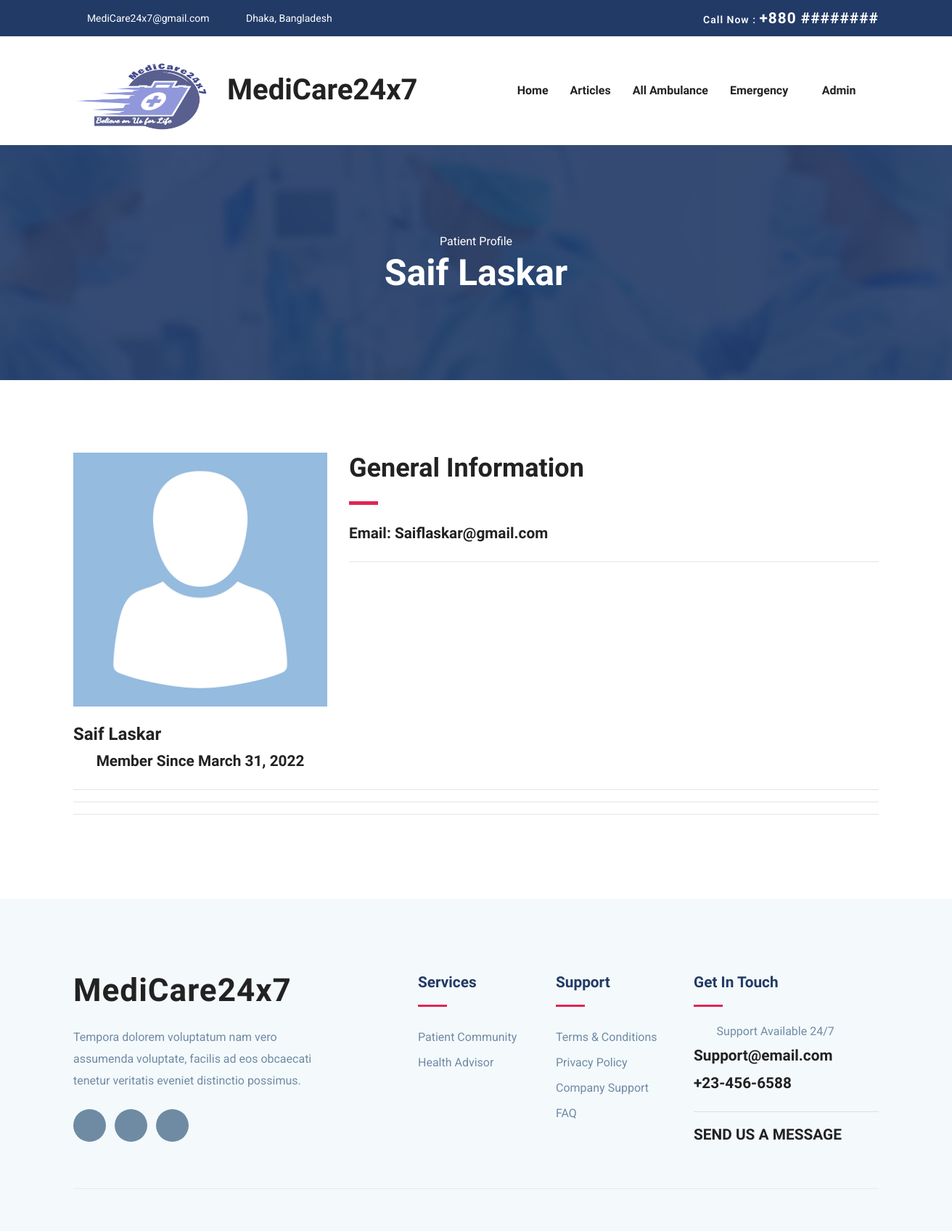
The app's page /accounts/patient-profile/5 (signed in) with its own data.
### accounts/models.py (models this page shows, shortened)
class UserModel(AbstractBaseUser, PermissionsMixin):
    email = models.EmailField(max_length=255, unique=True)  # Email
    name = models.CharField(max_length=255)  # Name
    is_patient = models.BooleanField(default=False)  # True if patient
    is_doctor = models.BooleanField(default=False)  # True if doctor
    is_active = models.BooleanField(default=True)  # True if active
    is_staff = models.BooleanField(default=False)
    is_admin = models.BooleanField(default=False)
    is_superuser = models.BooleanField(default=False)
    date_joined = models.DateTimeField(auto_now_add=True)
    USERNAME_FIELD = 'email'
    REQUIRED_FIELDS = ['name']  # Email & Password are required by default.
    objects = MyUserManager()  # User manager for the User Model

class PatientModel(models.Model):
    GENDER_CHOICES = [
        ('Male', 'Male'),
        ('Female', 'Female'),
        ('Other', 'Other'),
    ]
    BLOOD_GROUP_CHOICES = [
        ('A+', 'A+'),
        ('A-', 'A-'),
        ('B+', 'B+'),
        ('B-', 'B-'),
        ('AB+', 'AB+'),
        ('AB-', 'AB-'),
        ('O+', 'O+'),
        ('O-', 'O-'),
    ]
    user = models.OneToOneField(UserModel, on_delete=models.CASCADE)
    image = models.ImageField(null=True, blank=True)  # Patient Profile Picture
    gender = models.CharField(max_length=10, choices=GENDER_CHOICES, null=True, blank=True)
    blood_group = models.CharField(max_length=10, choices=BLOOD_GROUP_CHOICES, null=True, blank=True)
    height = models.DecimalField(decimal_places=2, max_digits=4, null=True, blank=True)
    weight = models.IntegerField(null=True, blank=True)
    date_of_birth = models.DateField(null=True, blank=True)
    phone = models.CharField(max_length=15, null=True, blank=True)
    address = models.TextField(max_length=100, null=True, blank=True)
    last_donation = models.DateField(null=True, blank=True)

### accounts/views.py (the view)
# urls.py: path('accounts/patient-profile/<str:pk>', patient_profile_view, name='patient-profile'),
@login_required(login_url="login")
def patient_profile_view(request, pk):  # The patient profile page
    is_self = False  # set the is_self variable to false
    user = UserModel.objects.get(id=pk)  # get the user
    if request.user == user:  # check if the user is the same as the user in the url
        is_self = True  # set the is_self variable to true
    has_access = True  #  set the has_access variable to true
    profile = PatientModel.objects.get(user=user)  # get the patient's profile
    date_joined = calc_age(user.date_joined)  # calculate the age of the user
    age = None
    if profile.date_of_birth:  # check if the patient has a date of birth
        age = calc_age(profile.date_of_birth)  # calculate the age of the patient
    incomplete_profile = False  # set the incomplete_profile variable to false
    if (
        not profile.gender
        or not profile.blood_group
        or not profile.date_of_birth
        or not profile.phone
        or not profile.height
        or not profile.weight
        or not profile.address
    ):
        incomplete_profile = True  # set the incomplete_profile variable to true
    context = {  # Context to render the view
        "user": user,  # the user
        "is_self": is_self,
        "has_access": has_access,
        "profile": profile,
        "date_joined": date_joined,
        "age": age,
    }
    return render(request, "accounts/patient-profile.html", context)

### accounts/utils.py (called while the page is built)
def calc_age(DOB):
    today = date.today()
    return today.year-DOB.year -((today.month, today.day) < (DOB.month, DOB.day))

### templates/accounts/patient-profile.html (shortened to what this page needs)
{% extends "base.html" %}
{% load static %}
{% block content %}
<section class="page-title bg-1">
    <div class="container">
        <div class="row">
            <div class="col-md-12">
                <div class="block text-center">
                    <span class="text-white">Patient Profile</span>
                    <h1 class="text-capitalize mb-5 text-lg">{{ profile.user.name }}</h1>
                </div>
            </div>
        </div>
    </div>
</section>
<section class="section doctor-single">
    <div class="container">
        <div class="row">
            <div class="col-lg-4 col-md-6">
                <div class="doctor-img-block">
                    {% if profile.image %}
                    <img src="{{ profile.image.url }}" alt="{{ user.name }}" class="img-fluid w-100">
                    {% else %}
                    <img src="{% static 'images/placeholders/user-placeholder.png' %}" alt="{{ user.name }}"
                         class="img-fluid w-100">
                    {% endif %}
                    <div class="info-block mt-4">
                        <p class="mb-1">
                            <span class="h3">{{ profile.user.name }}</span>
                        </p>
                        <p class="h4 text-center">Member Since {{ user.date_joined.date}}</p>
                    </div>
                </div>
            </div>
            <div class="col-lg-8 col-md-6">
                <div class="doctor-details mt-4 mt-lg-0">
                    <h2 class="text-md">General Information</h2>
                    <div class="divider my-4"></div>
                    <div class="row">
                        <div class="col-lg-6">
                            <h4>Email: <a href="mailto:{{user.email}}">{{ user.email }}</a></h4>
                        </div>
                        <div class="col-lg-6">
                        </div>
                    </div>
                    <hr/>
                </div>
            </div>
        </div>
        <hr/>
        <hr/>
        <hr/>
    </div>
</section>
{% endblock %}

### templates/navbar.html (shortened to what this page needs)
{% load static %}
<nav class="navbar navbar-expand-lg navigation" id="navbar">
    <div class="container">
        <a class="navbar-brand" href="{% url 'home' %}">
            <h1><img src="{% static 'images/logo1.png' %}" alt="" class="img-fluid" style="width: 212px ;height: 106px;">MediCare24x7</h1>
        </a>
        <div class="collapse navbar-collapse" id="navbarmain">
            <ul class="navbar-nav ml-auto">
                <li class="nav-item active">
                    <a class="nav-link" href="{% url 'home' %}">Home</a>
                </li>
                <li class="nav-item"><a class="nav-link" href="#">Articles</a></li>
                {% if request.user.is_authenticated and request.user.is_staff %}
                <li class="nav-item">
                    <a class="nav-link" href="{% url 'staff-all-ambulance' %}">All Ambulance</a>
                </li>
                {% endif %}
                <li class="nav-item dropdown">
                    <a class="nav-link dropdown-toggle" href="#" id="dropdown02"
                       data-toggle="dropdown" aria-haspopup="true" aria-expanded="false">Emergency <i
                            class="icofont-thin-down"></i></a>
                </li>
                {% if request.user.is_authenticated %}
                <li class="nav-item dropdown">
                    <a class="nav-link dropdown-toggle" href="#" id="dropdown03" data-toggle="dropdown"
                       aria-haspopup="true" aria-expanded="false">{{ request.user.name }} <i
                            class="icofont-thin-down"></i></a>
                </li>
                {% endif %}
            </ul>
        </div>
    </div>
</nav>

### static-files/css/style.css (style rules this page uses)
html { overflow-x: hidden; }
body { line-height: 1.6; font-family: "Roboto", sans-serif; -webkit-font-smoothing: antialiased; font-size: 16px; color: #6F8BA4; font-weight: 400; }
h1, .h1, h2, .h2, h3, .h3, h4, .h4, h5, .h5, h6, .h6 { font-family: "Exo", sans-serif; font-weight: 700; color: #222; }
h1, .h1 { font-size: 2.5rem; }
h2, .h2 { font-size: 44px; }
h3, .h3 { font-size: 1.5rem; }
h4, .h4 { font-size: 1.3rem; line-height: 30px; }
p { line-height: 30px; }
.section { padding: 100px 0; }
.text-md { font-size: 2.25rem; }
.text-lg { font-size: 3.75rem; }
a { color: #222; text-decoration: none; transition: all .35s ease; }
.page-title { padding: 120px 0px 70px 0px; position: relative; }
.page-title .block h1 { color: #fff; }
.text-lg { font-size: 50px; }
#navbarmain { padding: 20px 0px; }
#navbarmain .nav-link { font-weight: 600; padding: 10px 15px; color: #222; font-family: "Exo", sans-serif; text-transform: capitalize; font-size: 16px; transition: all .25s ease; }
.dropdown-toggle::after { display: none; }
.navbar-brand { margin-top: 10px; }
.bg-1 { background: url("../images/bg/22.jpg") no-repeat 50% 50%; background-size: cover; position: relative; }
.divider { width: 40px; height: 5px; background: #e12454; }

### records on screen
UserModel: user.name "Admin"
PatientModel: user.name "Saif Laskar"
UserModel: date_joined "March 31, 2022", email "Saiflaskar@gmail.com"
